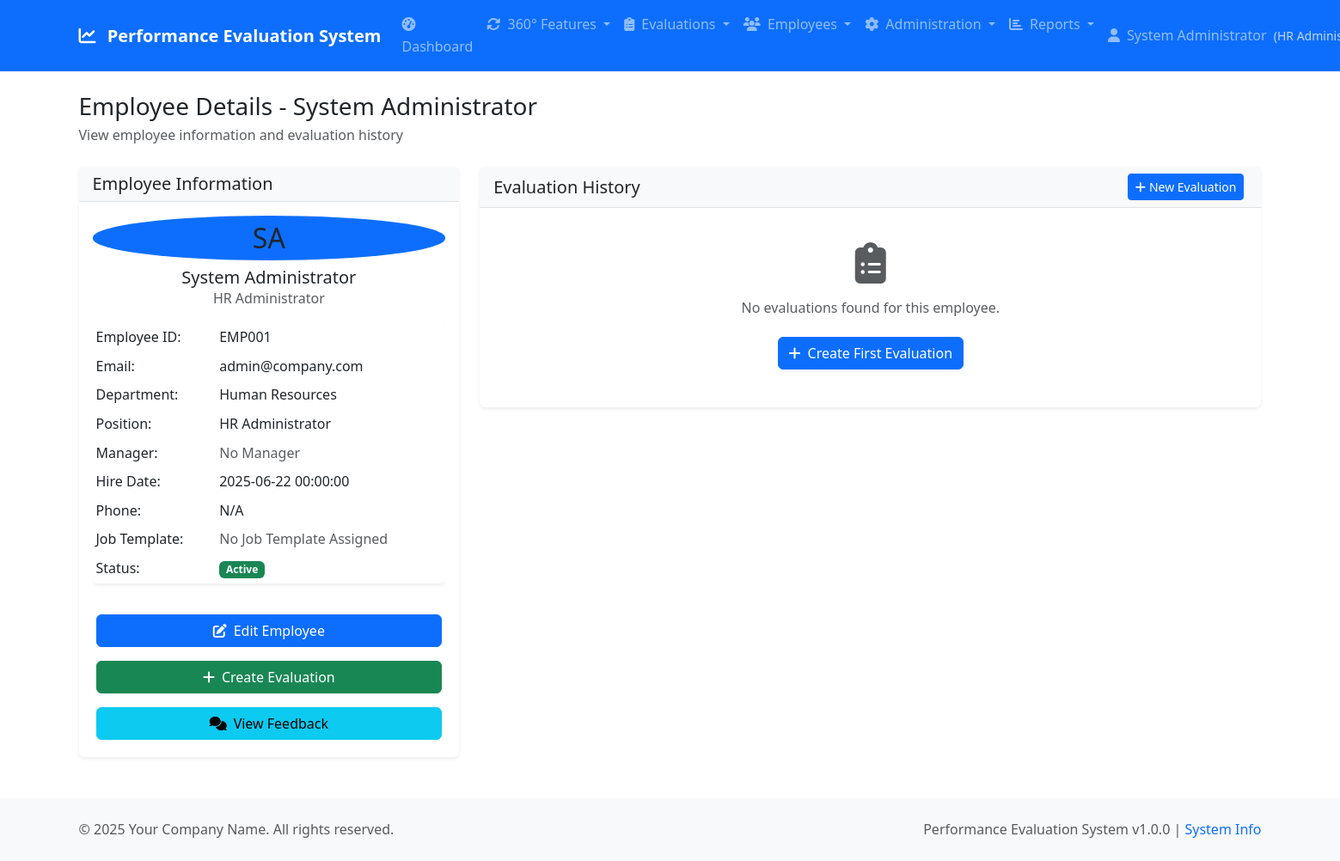
The app's page /employees/view.php?id=1 (signed in) with its own data.
### tables this page shows
CREATE TABLE employees (
    employee_id INT AUTO_INCREMENT PRIMARY KEY,
    user_id INT UNIQUE,
    employee_number VARCHAR(20) UNIQUE,
    first_name VARCHAR(50) NOT NULL,
    last_name VARCHAR(50) NOT NULL,
    position VARCHAR(100),
    department VARCHAR(100),
    manager_id INT,
    job_template_id INT,
    hire_date DATE,
    phone VARCHAR(20),
    address TEXT,
    active BOOLEAN DEFAULT TRUE,
    created_at TIMESTAMP DEFAULT CURRENT_TIMESTAMP,
    updated_at TIMESTAMP DEFAULT CURRENT_TIMESTAMP ON UPDATE CURRENT_TIMESTAMP,
    FOREIGN KEY (user_id) REFERENCES users(user_id) ON DELETE SET NULL,
    FOREIGN KEY (manager_id) REFERENCES employees(employee_id) ON DELETE SET NULL,
    INDEX idx_employee_number (employee_number),
    INDEX idx_manager (manager_id),
    INDEX idx_job_template (job_template_id),
    INDEX idx_department (department),
    INDEX idx_active (active)
);

CREATE TABLE users (
    user_id INT AUTO_INCREMENT PRIMARY KEY,
    username VARCHAR(50) UNIQUE NOT NULL,
    email VARCHAR(100) UNIQUE NOT NULL,
    password_hash VARCHAR(255) NOT NULL,
    role ENUM('hr_admin', 'manager', 'employee') NOT NULL DEFAULT 'employee',
    is_active BOOLEAN DEFAULT TRUE,
    last_login TIMESTAMP NULL,
    created_at TIMESTAMP DEFAULT CURRENT_TIMESTAMP,
    updated_at TIMESTAMP DEFAULT CURRENT_TIMESTAMP ON UPDATE CURRENT_TIMESTAMP,
    INDEX idx_username (username),
    INDEX idx_email (email),
    INDEX idx_role (role)
);

### config/database.php (called while the page is built, shortened)
<?php
$db_options = [
    PDO::ATTR_ERRMODE => PDO::ERRMODE_EXCEPTION,
    PDO::ATTR_DEFAULT_FETCH_MODE => PDO::FETCH_ASSOC,
    PDO::ATTR_EMULATE_PREPARES => false,
    PDO::MYSQL_ATTR_INIT_COMMAND => "SET NAMES " . DB_CHARSET
];
try {
    $dsn = "mysql:host=" . DB_HOST . ";dbname=" . DB_NAME . ";charset=" . DB_CHARSET;
    $pdo = new PDO($dsn, DB_USER, DB_PASS, $db_options);
} catch (PDOException $e) {
    error_log("Database connection failed: " . $e->getMessage());
    die("Database connection failed. Please check your configuration.");
}
function getDbConnection() {
    global $pdo;
    return $pdo;
}
function executeQuery($sql, $params = []) {
    $pdo = getDbConnection();
    $stmt = $pdo->prepare($sql);
    $stmt->execute($params);
    return $stmt;
}
function fetchOne($sql, $params = []) {
    $stmt = executeQuery($sql, $params);
    return $stmt->fetch();
}
?>

### includes/auth.php (called while the page is built, shortened)
<?php
require_once __DIR__ . '/../config/config.php';
require_once __DIR__ . '/../classes/User.php';
function isAuthenticated() {
    $user = new User();
    return $user->isLoggedIn();
}
function isHRAdmin() {
    return isAuthenticated() && $_SESSION['user_role'] === 'hr_admin';
}
function getNavigationMenu() {
    $menu = [];
    $userRole = $_SESSION['user_role'];
    $menu[] = [
        'title' => 'Dashboard',
        'url' => '/dashboard.php',
        'icon' => 'fas fa-tachometer-alt'
    ];
    $menu[] = [
        'title' => '360° Features',
        'url' => '/360-features/',
        'icon' => 'fas fa-sync-alt',
        'submenu' => [
            ['title' => 'Self-Assessment', 'url' => '/self-assessment/dashboard.php'],
            ['title' => 'Achievement Journal', 'url' => '/achievements/journal.php'],
            ['title' => 'KUDOS Recognition', 'url' => '/kudos/feed.php'],
            ['title' => 'OKR Management', 'url' => '/okr/dashboard.php'],
            ['title' => 'Development Plans', 'url' => '/idp/dashboard.php']
        ]
    ];
    if ($userRole === 'hr_admin' || $userRole === 'manager') {
        $menu[count($menu) - 1]['submenu'][] = ['title' => 'Upward Feedback', 'url' => '/upward-feedback/dashboard.php'];
    }
    if ($userRole === 'hr_admin' || $userRole === 'manager') {
        $menu[] = [
            'title' => 'Evaluations',
            'url' => '/evaluation/',
            'icon' => 'fas fa-clipboard-list',
            'submenu' => [
                ['title' => 'All Evaluations', 'url' => '/evaluation/list.php'],
                ['title' => 'Create Evaluation', 'url' => '/evaluation/create.php'],
                ['title' => 'My Evaluations', 'url' => '/evaluation/my-evaluations.php']
            ]
        ];
    } elseif ($userRole === 'employee') {
        $menu[] = [
            'title' => 'My Evaluations',
            'url' => '/evaluation/my-evaluations.php',
            'icon' => 'fas fa-clipboard-list'
        ];
    }
    if ($userRole === 'hr_admin' || $userRole === 'manager') {
        $menu[] = [
            'title' => 'Employees',
            'url' => '/employees/',
            'icon' => 'fas fa-users',
            'submenu' => $userRole === 'hr_admin' ? [
                ['title' => 'All Employees', 'url' => '/employees/list.php'],
                ['title' => 'Add Employee', 'url' => '/employees/create.php'],
                ['title' => 'Organization Chart', 'url' => '/employees/hierarchy.php']
            ] : [
                ['title' => 'My Team', 'url' => '/employees/team.php']
            ]
        ];
    }
    if ($userRole === 'hr_admin') {
        $menu[] = [
            'title' => 'Administration',
            'url' => '/admin/',
            'icon' => 'fas fa-cog',
            'submenu' => [
                ['title' => 'Users', 'url' => '/admin/users.php'],
                ['title' => 'Departments', 'url' => '/admin/departments.php'],
                ['title' => 'Evaluation Periods', 'url' => '/admin/periods.php'],
                ['title' => 'System Settings', 'url' => '/admin/settings.php'],
                ['title' => 'Audit Log', 'url' => '/admin/audit.php'],
                ['title' => 'KUDOS Categories', 'url' => '/admin/kudos-categories.php'],
                ['title' => 'Upward Feedback', 'url' => '/admin/upward-feedback.php'],
                ['title' => '360° Analytics', 'url' => '/admin/360-analytics.php']
            ]
        ];
    }
    if ($userRole === 'hr_admin' || $userRole === 'manager') {
        $menu[] = [
            'title' => 'Reports',
            'url' => '/reports/',
            'icon' => 'fas fa-chart-bar',
            'submenu' => [
                ['title' => 'Performance Reports', 'url' => '/reports/performance.php'],
                ['title' => 'Department Reports', 'url' => '/reports/department.php'],
                ['title' => 'Period Reports', 'url' => '/reports/period.php']
            ]
        ];
    }
    return $menu;
}
?>

### classes/User.php (called while the page is built, shortened)
<?php
require_once __DIR__ . '/../config/config.php';
class User {
    public function isLoggedIn() {
        return isset($_SESSION['user_id']) && $this->isSessionValid();
    }
    private function isSessionValid() {
        return true;
    }
}
?>

### classes/Employee.php (called while the page is built, shortened)
<?php
require_once __DIR__ . '/../config/config.php';
class Employee {
    public function getEmployeeById($employeeId, $includeInactive = false) {
        try {
            $whereClause = "WHERE e.employee_id = ?";
            $sql = "SELECT e.*, u.username, u.email, u.role,
                           m.first_name as manager_first_name, m.last_name as manager_last_name
                    FROM employees e
                    LEFT JOIN users u ON e.user_id = u.user_id
                    LEFT JOIN employees m ON e.manager_id = m.employee_id
                    $whereClause";
            $result = fetchOne($sql, [$employeeId]);
            return $result;
        } catch (Exception $e) {
            error_log("Error in getEmployeeById: " . $e->getMessage());
            throw $e;
        }
    }
}
?>

### config/config.php (called while the page is built, shortened)
<?php
require_once __DIR__ . '/database.php';
function formatDate($date, $format = 'Y-m-d H:i:s') {
    return date($format, strtotime($date));
}
?>

### public/employees/view.php (the view, shortened to what this page needs)
<?php
require_once __DIR__ . '/../../includes/auth.php';
require_once __DIR__ . '/../../classes/Employee.php';
$employeeId = $_GET['id'] ?? null;
$employeeClass = new Employee();
$evaluationClass = new Evaluation();
$includeInactive = isHRAdmin();
$employee = $employeeClass->getEmployeeById($employeeId, $includeInactive);
$evaluations = [];
try {
    $evaluationResult = $evaluationClass->getEvaluations(1, 1000, ['employee_id' => $employeeId]);
    $evaluations = $evaluationResult['evaluations'] ?? [];
} catch (Exception $e) {
    error_log('Error fetching employee evaluations: ' . $e->getMessage());
    setFlashMessage('Warning: Could not load evaluation history.', 'warning');
}
$jobTemplate = null;
include __DIR__ . '/../../templates/header.php';
?>
<div class="row">
    <div class="col-md-4">
        <div class="card">
            <div class="card-header">
                <h5 class="card-title mb-0">Employee Information</h5>
            </div>
            <div class="card-body">
                <div class="text-center mb-3">
                    <div class="avatar-lg mx-auto">
                        <div class="avatar-title bg-primary rounded-circle fs-2">
                            <?php echo strtoupper(substr($employee['first_name'], 0, 1) . substr($employee['last_name'], 0, 1)); ?>
                        </div>
                    </div>
                    <h5 class="mt-2 mb-0"><?php echo htmlspecialchars($employee['first_name'] . ' ' . $employee['last_name']); ?></h5>
                    <p class="text-muted"><?php echo htmlspecialchars($employee['position'] ?? 'N/A'); ?></p>
                </div>
                <div class="table-responsive">
                    <table class="table table-borderless table-sm">
                        <tr>
                            <td class="fw-medium">Employee ID:</td>
                            <td><?php echo htmlspecialchars($employee['employee_number']); ?></td>
                        </tr>
                        <tr>
                            <td class="fw-medium">Email:</td>
                            <td><?php echo htmlspecialchars($employee['email'] ?? 'N/A'); ?></td>
                        </tr>
                        <tr>
                            <td class="fw-medium">Department:</td>
                            <td><?php echo htmlspecialchars($employee['department'] ?? 'N/A'); ?></td>
                        </tr>
                        <tr>
                            <td class="fw-medium">Position:</td>
                            <td><?php echo htmlspecialchars($employee['position'] ?? 'N/A'); ?></td>
                        </tr>
                        <tr>
                            <td class="fw-medium">Manager:</td>
                            <td>
                                <?php if ($employee['manager_first_name']): ?>
                                    <?php echo htmlspecialchars($employee['manager_first_name'] . ' ' . $employee['manager_last_name']); ?>
                                <?php else: ?>
                                    <span class="text-muted">No Manager</span>
                                <?php endif; ?>
                            </td>
                        </tr>
                        <tr>
                            <td class="fw-medium">Hire Date:</td>
                            <td><?php echo $employee['hire_date'] ? formatDate($employee['hire_date']) : 'N/A'; ?></td>
                        </tr>
                        <tr>
                            <td class="fw-medium">Phone:</td>
                            <td><?php echo htmlspecialchars($employee['phone'] ?? 'N/A'); ?></td>
                        </tr>
                        <tr>
                            <td class="fw-medium">Job Template:</td>
                            <td>
                                <?php if ($jobTemplate): ?>
                                    <a href="/admin/job_templates.php?edit=<?php echo $jobTemplate['id']; ?>" class="text-decoration-none">
                                        <?php echo htmlspecialchars($jobTemplate['position_title']); ?>
                                    </a>
                                    <?php if ($jobTemplate['department']): ?>
                                        <br><small class="text-muted"><?php echo htmlspecialchars($jobTemplate['department']); ?></small>
                                    <?php endif; ?>
                                <?php else: ?>
                                    <span class="text-muted">No Job Template Assigned</span>
                                <?php endif; ?>
                            </td>
                        </tr>
                        <tr>
                            <td class="fw-medium">Status:</td>
                            <td>
                                <span class="badge bg-<?php echo $employee['active'] ? 'success' : 'secondary'; ?>">
                                    <?php echo $employee['active'] ? 'Active' : 'Inactive'; ?>
                                </span>
                            </td>
                        </tr>
                    </table>
                </div>
                <?php if (isHRAdmin()): ?>
                <div class="d-grid gap-2 mt-3">
                    <a href="/employees/edit.php?id=<?php echo $employee['employee_id']; ?>" class="btn btn-primary">
                        <i class="fas fa-edit me-2"></i>Edit Employee
                    </a>
                    <a href="/evaluation/create.php?employee_id=<?php echo $employee['employee_id']; ?>" class="btn btn-success">
                        <i class="fas fa-plus me-2"></i>Create Evaluation
                    </a>
                    <a href="/employees/view-feedback.php?employee_id=<?php echo $employee['employee_id']; ?>" class="btn btn-info">
                        <i class="fas fa-comments me-2"></i>View Feedback
                    </a>
                </div>
                <?php endif; ?>
            </div>
        </div>
    </div>
    <div class="col-md-8">
        <div class="card">
            <div class="card-header d-flex justify-content-between align-items-center">
                <h5 class="card-title mb-0">Evaluation History</h5>
                <?php if ($userRole !== 'employee'): ?>
                <a href="/evaluation/create.php?employee_id=<?php echo $employee['employee_id']; ?>" class="btn btn-sm btn-primary">
                    <i class="fas fa-plus me-1"></i>New Evaluation
                </a>
                <?php endif; ?>
            </div>
            <div class="card-body">
                <?php if (empty($evaluations)): ?>
                <div class="text-center py-4">
                    <i class="fas fa-clipboard-list fa-3x text-muted mb-3"></i>
                    <p class="text-muted">No evaluations found for this employee.</p>
                    <?php if ($userRole !== 'employee'): ?>
                    <a href="/evaluation/create.php?employee_id=<?php echo $employee['employee_id']; ?>" class="btn btn-primary">
                        <i class="fas fa-plus me-2"></i>Create First Evaluation
                    </a>
                    <?php endif; ?>
                </div>
                <?php endif; ?>
            </div>
        </div>
    </div>
</div>
<?php include __DIR__ . '/../../templates/footer.php'; ?>

### public/assets/css/style.css (style rules this page uses)
:root { --primary-color: #0d6efd; --secondary-color: #6c757d; --success-color: #198754; --danger-color: #dc3545; --warning-color: #ffc107; --info-color: #0dcaf0; --light-color: #f8f9fa; --dark-color: #212529; --border-radius: 0.375rem; --box-shadow: 0 0.125rem 0.25rem rgba(0, 0, 0, 0.075); --transition: all 0.15s ease-in-out; }
body { font-family: 'Segoe UI', Tahoma, Geneva, Verdana, sans-serif; line-height: 1.6; color: var(--dark-color); }
.card { border: none; box-shadow: var(--box-shadow); transition: var(--transition); }
.card-header { background-color: var(--light-color); border-bottom: 1px solid #dee2e6; font-weight: 600; }
.btn { font-weight: 500; transition: var(--transition); margin: 0.25rem; }
.card-header .btn { margin: 0 0.25rem; }
.table { background: white; border-radius: var(--border-radius); overflow: hidden; box-shadow: var(--box-shadow); }
html { scroll-behavior: smooth; }

### records on screen
employees: first_name+last_name "SA", first_name+last_name "System Administrator", position "HR Administrator", employee_number "EMP001", user.email "admin@company.com", department "Human Resources", hire_date "2025-06-22 00:00:00", phone "N/A"

### other values on screen
getAppSetting('system_name', APP_NAME) "Performance Evaluation System"
$item['title'] "Dashboard"
$item['title'] "360° Features"
$item['title'] "Evaluations"
$item['title'] "Employees"
$item['title'] "Administration"
$item['title'] "Reports"
getUserDisplayName() "System Administrator"
getUserRoleDisplayName() "HR…"
$pageTitle "Employee Details - System Administrator"
$pageDescription "View employee information and evaluation history"
getAppSetting('company_name', 'Your Company') "Your Company Name"
APP_VERSION "1.0.0"
